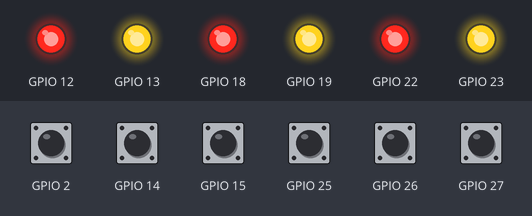
A sketch run on a simulated ESP32. On the bench: output pins drawn as LEDs (lit = HIGH). The inputs (shaded band) are chosen by the test bench; at power-on: GPIO 2, GPIO 14, GPIO 15, GPIO 25–27 HIGH. WiFi joins after 1.5 s; servers stay silent unless stated; uploads are accepted with an empty reply; the local clock reads 2024-03-15 10:24:30 at power-on unless the sketch sets it; random numbers use the default seed unless the sketch sets one; what the sketch prints to the serial monitor is not drawn.

Above: at 3.0 s.
3.1 s: GPIO 2 pulled LOW for 0.15 s
At 3.9 s:
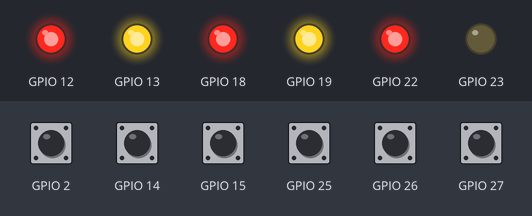
4.7 s: GPIO 14 pulled LOW for 0.15 s
At 5.1 s:
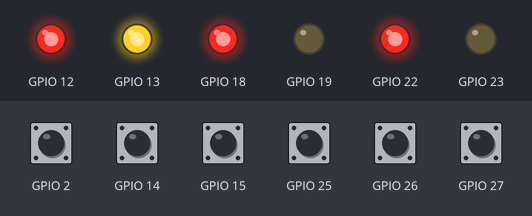
6.3 s: GPIO 15 pulled LOW for 0.15 s
At 7.5 s:
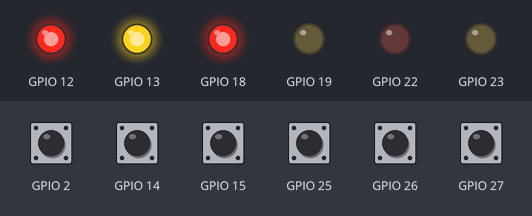
7.9 s: GPIO 25 pulled LOW for 0.15 s
At 8.8 s:
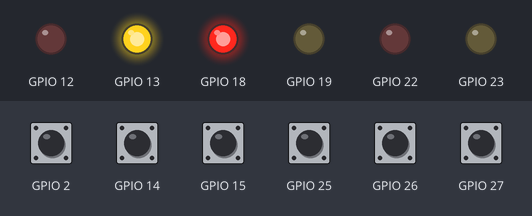
9.5 s: GPIO 26 pulled LOW for 0.15 s
At 10.0 s:
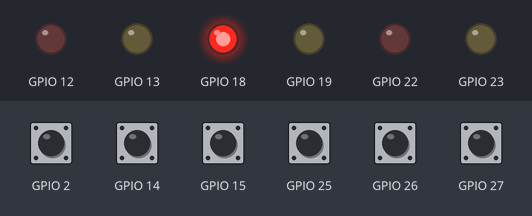
11.1 s: GPIO 27 pulled LOW for 0.15 s
At 12.4 s:
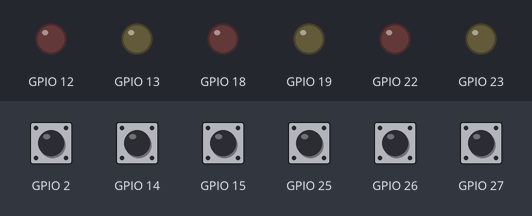
Timing chart, 0 to 13.7 s (numbered marks = the images above; inputs shaded):
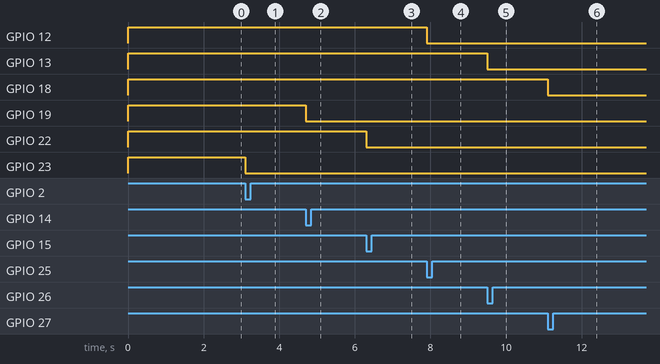

Measured:
- after the input at 3.1 s, GPIO 23: HIGH → LOW at once
- after the input at 4.7 s, GPIO 19: HIGH → LOW at once
- after the input at 6.3 s, GPIO 22: HIGH → LOW at once
- after the input at 7.9 s, GPIO 12: HIGH → LOW at once
- after the input at 9.5 s, GPIO 13: HIGH → LOW at once
- after the input at 11.1 s, GPIO 18: HIGH → LOW at once

The sketch:

ESP32_NTP_Example.ino
```cpp
#include <WiFi.h>
#include <HTTPClient.h>
#include <ArduinoJson.h>
#include <time.h>

const char* ssid = "Wokwi-GUEST";
const char* password = "";
const char* apiUrl = "http://localhost:8000/api/wokwi/status";
// Bangladesh Standard Time = UTC+6, no DST
const long gmtOffset_sec = 6 * 3600;
const int  daylightOffset_sec = 0;

// ---------- Channel definition ----------
// Each channel = one physical pin/switch that drives a GROUP of devices
// (3 lights share Room's light pin, 2 fans share Room's fan pin)
struct Channel {
  const char* room;
  const char* type;        // "light" or "fan"
  int pin;
  int buttonPin;
  int deviceCount;         // individual devices this channel represents
  float baseWatt;          // typical wattage per device when ON
  bool state;
  bool lastButtonState;
  time_t lastChanged;
};

Channel channels[6] = {
  { "Drawing", "light", 23, 2,  3, 15.0, true, HIGH, 0 },
  { "Drawing", "fan",   22, 15, 2, 60.0, true, HIGH, 0 },
  { "Work1", "light", 19, 14, 3, 15.0, true, HIGH, 0 },
  { "Work1", "fan",   18, 27, 2, 60.0, true, HIGH, 0 },
  { "Work2", "light", 13, 26, 3, 15.0, true, HIGH, 0 },
  { "Work2", "fan",   12, 25, 2, 60.0, true, HIGH, 0 },
};

unsigned long lastTelemetry = 0;
const unsigned long TELEMETRY_INTERVAL = 5000; // full snapshot every 5s

float dynamicWatt(float base);
float round2(float val);
String isoTimestamp(time_t t);
void sendTelemetry();

void setup() {
  Serial.begin(115200);
  randomSeed(analogRead(0));

  for (int i = 0; i < 6; i++) {
    pinMode(channels[i].pin, OUTPUT);
    pinMode(channels[i].buttonPin, INPUT_PULLUP);
    digitalWrite(channels[i].pin, channels[i].state ? HIGH : LOW);
  }

  Serial.print("Connecting to WiFi");
  WiFi.begin(ssid, password, 6);
  while (WiFi.status() != WL_CONNECTED) {
    delay(500);
    Serial.print(".");
  }
  Serial.println("\nWiFi Connected!");
  Serial.print("IP Address: ");
  Serial.println(WiFi.localIP());

  // Sync time via NTP, pre-shifted to Bangladesh Standard Time (UTC+6)
  configTime(gmtOffset_sec, daylightOffset_sec, "pool.ntp.org", "time.nist.gov");
  Serial.print("Syncing time");
  time_t now = time(nullptr);
  while (now < 100000) { // wait until a real epoch comes back
    delay(300);
    Serial.print(".");
    now = time(nullptr);
  }
  Serial.println();
  Serial.print("Time synced (BD time): ");
  Serial.println(isoTimestamp(now));

  for (int i = 0; i < 6; i++) {
    channels[i].lastChanged = now;
  }

  sendTelemetry(); // initial snapshot
}

void loop() {
  bool somethingChanged = false;

  for (int i = 0; i < 6; i++) {
    bool current = digitalRead(channels[i].buttonPin);
    if (channels[i].lastButtonState == HIGH && current == LOW) {
      channels[i].state = !channels[i].state;
      digitalWrite(channels[i].pin, channels[i].state ? HIGH : LOW);
      channels[i].lastChanged = time(nullptr);
      somethingChanged = true;
      delay(200); // debounce
    }
    channels[i].lastButtonState = current;
  }

  if (somethingChanged) {
    sendTelemetry();
  }

  if (millis() - lastTelemetry >= TELEMETRY_INTERVAL) {
    sendTelemetry();
  }
}

// Jitters wattage a bit so power draw looks "live" instead of a fixed number
float dynamicWatt(float base) {
  int jitterPercent = random(-8, 9); // -8% .. +8%
  return base * (1.0 + jitterPercent / 100.0);
}

float round2(float val) {
  return round(val * 100.0) / 100.0;
}

String isoTimestamp(time_t t) {
  struct tm timeinfo;
  localtime_r(&t, &timeinfo);
  char buf[30];
  strftime(buf, sizeof(buf), "%Y-%m-%dT%H:%M:%S+06:00", &timeinfo);
  return String(buf);
}

void sendTelemetry() {
  if (WiFi.status() != WL_CONNECTED) {
    Serial.println("WiFi not connected, skipping telemetry");
    return;
  }

  DynamicJsonDocument doc(4096);
  JsonArray devices = doc.to<JsonArray>();

  for (int i = 0; i < 6; i++) {
    Channel &c = channels[i];
    for (int d = 1; d <= c.deviceCount; d++) {
      JsonObject dev = devices.createNestedObject();
      String label = (String(c.type) == "light") ? "Light" : "Fan";
      dev["device"]       = String(c.room) + "_" + label + String(d);
      dev["room"]         = c.room;
      dev["type"]         = c.type;
      dev["status"]       = c.state ? "on" : "off";
      dev["power_watts"]  = c.state ? round2(dynamicWatt(c.baseWatt)) : 0.0;
      dev["last_changed"] = isoTimestamp(c.lastChanged);
    }
  }

  String payload;
  serializeJson(doc, payload);

  HTTPClient http;
  http.begin(apiUrl);
  http.addHeader("Content-Type", "application/json");
  int responseCode = http.POST(payload);

  Serial.print("POST status: ");
  Serial.println(responseCode);
  Serial.println(payload);

  http.end();
  lastTelemetry = millis();
}
```
